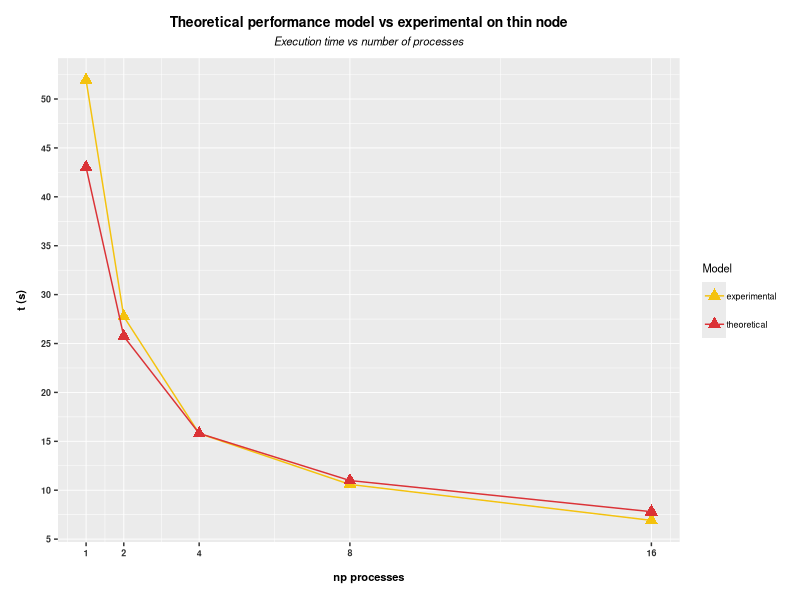
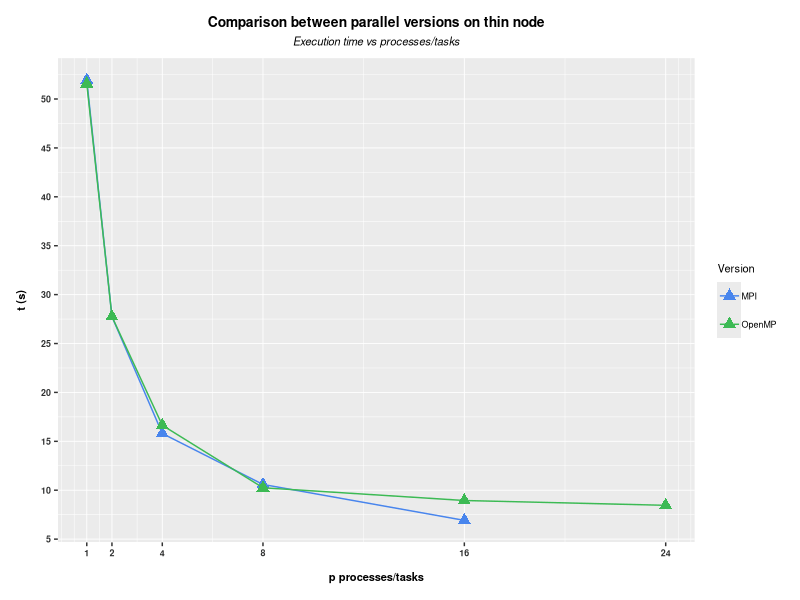
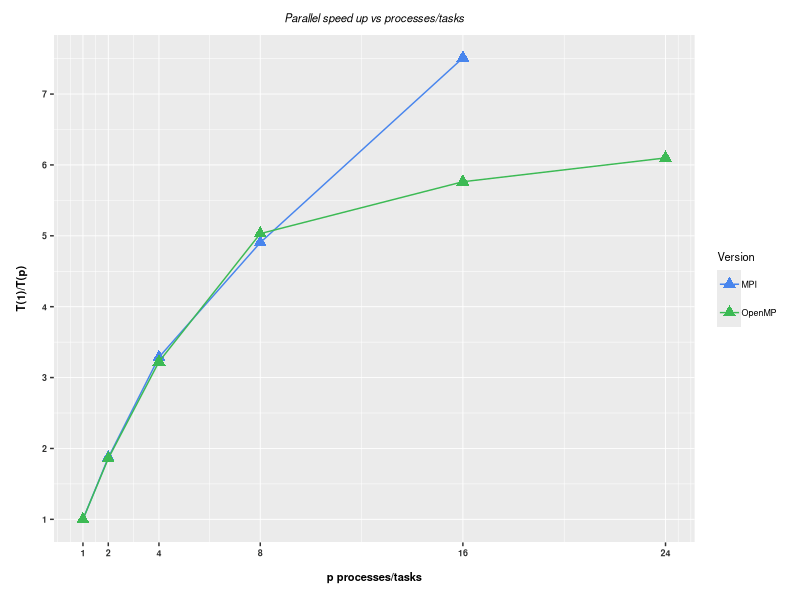
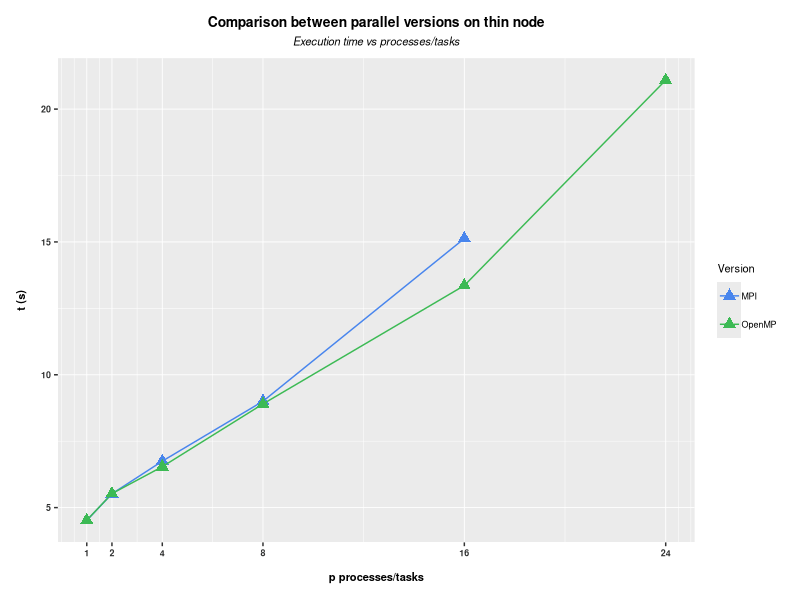
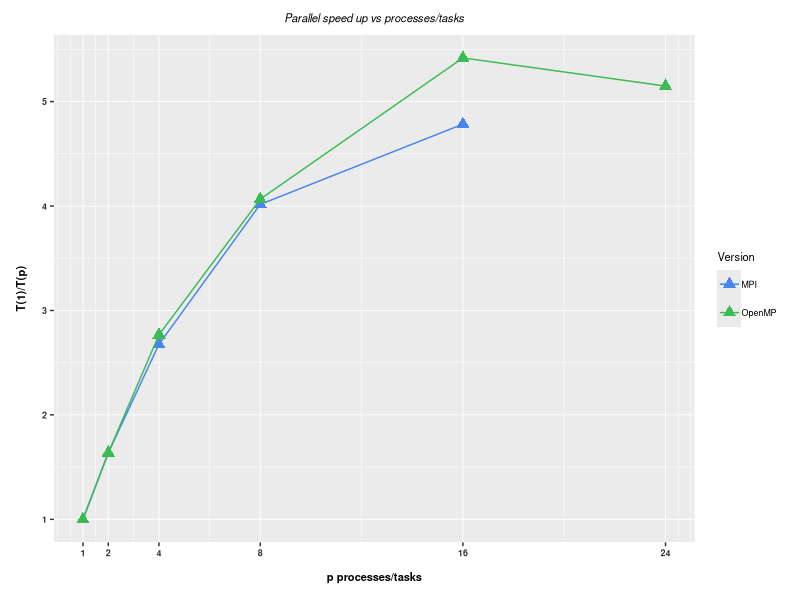

The R source for these figures, in order:
## ---- chunk 1
knitr::opts_chunk$set(echo = TRUE)
## ---- chunk 2
strong_mpi=read.csv("../MPI/results_strong/results.csv", header = TRUE)
theo_mpi=read.csv("../MPI/results_strong/theo.csv", header = TRUE)
col_1 <- "#f4c20d"
col_2 <- "#db3236"
b <- 0.485*10^{-6}
l <- 5530.801*10^{6}
msg_size <- 2*10^{8}*8

## ---- chunk 3
#plotting
library(ggplot2)
sp = ggplot() +
  scale_x_continuous(name="np processes",breaks=strong_mpi$np)  +
  geom_point(data=strong_mpi, aes(x=np,y=time,color="experimental"),size = 3,shape=17) + 
  geom_line(data=strong_mpi,aes(x=np,y=time,color="experimental"))+
  scale_y_continuous(breaks = seq(0,65,5),name = expression(bold("t (s)")))   +
  geom_point(data=theo_mpi,aes(x=np,y=time,color="theoretical"),size = 3,shape=17) +
  geom_line(data=theo_mpi,aes(x=np,y=time,color="theoretical")) +
  scale_color_manual(name="Model", values = c(col_1, col_2))+
  scale_linetype_manual(values=c(1))+
  labs(title="Theoretical performance model vs experimental on thin node", subtitle="Execution time vs number of processes") +
  theme(
    text = element_text(size=8),
    plot.title = element_text(size = 10, face = "bold",hjust = 0.5,margin = margin(t = 6)),
    plot.subtitle = element_text(size = 8, hjust = 0.5, margin = margin(t = 4, b = 7), face = "italic"), 
    axis.title = element_text(face = "bold"), 
    legend.text = element_text(margin = margin(t = 7, b = 7, r=6)), 
    axis.title.x = element_text(margin = margin(t = 10, b=6)), 
    axis.title.y = element_text(margin = margin(r = 8,l=6)), 
    axis.text = element_text(color= "#2f3030", face="bold"),
    panel.grid.major = element_line(size = 0.3, linetype = 'solid',
                                colour = "white"), 
    panel.grid.minor = element_line(size = 0.17, linetype = 'solid',
                                colour = "white")
  )

sp

## ---- chunk 4
#strong_mpi=read.csv("../MPI/results_strong/results.csv", header = TRUE)
strong_mp=read.csv("../OpenMP/results_strong/results.csv", header = TRUE)
speed1_mpi=read.csv("../MPI/results_strong/speed.csv", header = TRUE)
speed1_mp=read.csv("../OpenMP/results_strong/speed.csv", header = TRUE)
col_3 <- "#4885ed"
col_4 <- "#3cba54"
## ---- chunk 5
#plotting
library(ggplot2)
sp = ggplot() +
  scale_x_continuous(name="p processes/tasks",breaks=c(1,2,4,8,16,24))  +
  geom_point(data=strong_mpi, aes(x=np,y=time,color="MPI"),size = 3,shape=17) + 
  geom_line(data=strong_mpi,aes(x=np,y=time,color="MPI"))+
  scale_y_continuous(breaks = seq(0,65,5),name = expression(bold("t (s)")))   +
  geom_point(data=strong_mp,aes(x=np,y=time,color="OpenMP"),size = 3,shape=17) +
  geom_line(data=strong_mp,aes(x=np,y=time,color="OpenMP")) +
  scale_color_manual(name="Version", values = c(col_3, col_4))+
  scale_linetype_manual(values=c(1))+
  labs(title="Comparison between parallel versions on thin node", subtitle="Execution time vs processes/tasks") +
  theme(
    text = element_text(size=8),
    plot.title = element_text(size = 10, face = "bold",hjust = 0.5,margin = margin(t = 6)),
    plot.subtitle = element_text(size = 8, hjust = 0.5, margin = margin(t = 4, b = 7), face = "italic"), 
    axis.title = element_text(face = "bold"), 
    legend.text = element_text(margin = margin(t = 7, b = 7, r=6)), 
    axis.title.x = element_text(margin = margin(t = 10, b=6)), 
    axis.title.y = element_text(margin = margin(r = 8,l=6)), 
    axis.text = element_text(color= "#2f3030", face="bold"),
    panel.grid.major = element_line(size = 0.3, linetype = 'solid',
                                colour = "white"), 
    panel.grid.minor = element_line(size = 0.17, linetype = 'solid',
                                colour = "white")
  )

sp

## ---- chunk 6
#plotting
library(ggplot2)
sp = ggplot() +
  scale_x_continuous(name="p processes/tasks",breaks=c(1,2,4,8,16,24))  +
  geom_point(data=speed1_mpi, aes(x=np,y=time,color="MPI"),size = 3,shape=17) + 
  geom_line(data=speed1_mpi,aes(x=np,y=time,color="MPI"))+
  scale_y_continuous(breaks = seq(0,8,1),name = expression(bold("T(1)/T(p)")))   +
  geom_point(data=speed1_mp,aes(x=np,y=time,color="OpenMP"),size = 3,shape=17) +
  geom_line(data=speed1_mp,aes(x=np,y=time,color="OpenMP")) +
  scale_color_manual(name="Version", values = c(col_3, col_4))+
  scale_linetype_manual(values=c(1))+
  labs(subtitle="Parallel speed up vs processes/tasks") +
  theme(
    text = element_text(size=8),
    plot.title = element_text(size = 10, face = "bold",hjust = 0.5,margin = margin(t = 6)),
    plot.subtitle = element_text(size = 8, hjust = 0.5, margin = margin(t = 4, b = 7), face = "italic"), 
    axis.title = element_text(face = "bold"), 
    legend.text = element_text(margin = margin(t = 7, b = 7, r=6)), 
    axis.title.x = element_text(margin = margin(t = 10, b=6)), 
    axis.title.y = element_text(margin = margin(r = 8,l=6)), 
    axis.text = element_text(color= "#2f3030", face="bold"),
    panel.grid.major = element_line(size = 0.3, linetype = 'solid',
                                colour = "white"), 
    panel.grid.minor = element_line(size = 0.17, linetype = 'solid',
                                colour = "white")
  )

sp

## ---- chunk 7
weak_mpi=read.csv("../MPI/results_week/results.csv", header = TRUE)
weak_mp=read.csv("../OpenMP/results_week/results.csv", header = TRUE)
speed_mpi=read.csv("../MPI/results_week/speed.csv", header = TRUE)
speed_mp=read.csv("../OpenMP/results_week/speed.csv", header = TRUE)
## ---- chunk 8
#plotting
library(ggplot2)
sp = ggplot() +
  scale_x_continuous(name="p processes/tasks",breaks=c(1,2,4,8,16,24))  +
  geom_point(data=weak_mpi, aes(x=np,y=time,color="MPI"),size = 3,shape=17) + 
  geom_line(data=weak_mpi,aes(x=np,y=time,color="MPI"))+
  scale_y_continuous(breaks = seq(0,65,5),name = expression(bold("t (s)")))   +
  geom_point(data=weak_mp,aes(x=np,y=time,color="OpenMP"),size = 3,shape=17) +
  geom_line(data=weak_mp,aes(x=np,y=time,color="OpenMP")) +
  scale_color_manual(name="Version", values = c(col_3, col_4))+
  scale_linetype_manual(values=c(1))+
  labs(title="Comparison between parallel versions on thin node", subtitle="Execution time vs processes/tasks") +
  theme(
    text = element_text(size=8),
    plot.title = element_text(size = 10, face = "bold",hjust = 0.5,margin = margin(t = 6)),
    plot.subtitle = element_text(size = 8, hjust = 0.5, margin = margin(t = 4, b = 7), face = "italic"), 
    axis.title = element_text(face = "bold"), 
    legend.text = element_text(margin = margin(t = 7, b = 7, r=6)), 
    axis.title.x = element_text(margin = margin(t = 10, b=6)), 
    axis.title.y = element_text(margin = margin(r = 8,l=6)), 
    axis.text = element_text(color= "#2f3030", face="bold"),
    panel.grid.major = element_line(size = 0.3, linetype = 'solid',
                                colour = "white"), 
    panel.grid.minor = element_line(size = 0.17, linetype = 'solid',
                                colour = "white")
  )

sp

## ---- chunk 9
#plotting
library(ggplot2)
sp = ggplot() +
  scale_x_continuous(name="p processes/tasks",breaks=c(1,2,4,8,16,24))  +
  geom_point(data=speed_mpi, aes(x=np,y=time,color="MPI"),size = 3,shape=17) + 
  geom_line(data=speed_mpi,aes(x=np,y=time,color="MPI"))+
  scale_y_continuous(breaks = seq(0,8,1),name = expression(bold("T(1)/T(p)")))   +
  geom_point(data=speed_mp,aes(x=np,y=time,color="OpenMP"),size = 3,shape=17) +
  geom_line(data=speed_mp,aes(x=np,y=time,color="OpenMP")) +
  scale_color_manual(name="Version", values = c(col_3, col_4))+
  scale_linetype_manual(values=c(1))+
  labs(subtitle="Parallel speed up vs processes/tasks") +
  theme(
    text = element_text(size=8),
    plot.title = element_text(size = 10, face = "bold",hjust = 0.5,margin = margin(t = 6)),
    plot.subtitle = element_text(size = 8, hjust = 0.5, margin = margin(t = 4, b = 7), face = "italic"), 
    axis.title = element_text(face = "bold"), 
    legend.text = element_text(margin = margin(t = 7, b = 7, r=6)), 
    axis.title.x = element_text(margin = margin(t = 10, b=6)), 
    axis.title.y = element_text(margin = margin(r = 8,l=6)), 
    axis.text = element_text(color= "#2f3030", face="bold"),
    panel.grid.major = element_line(size = 0.3, linetype = 'solid',
                                colour = "white"), 
    panel.grid.minor = element_line(size = 0.17, linetype = 'solid',
                                colour = "white")
  )

sp

